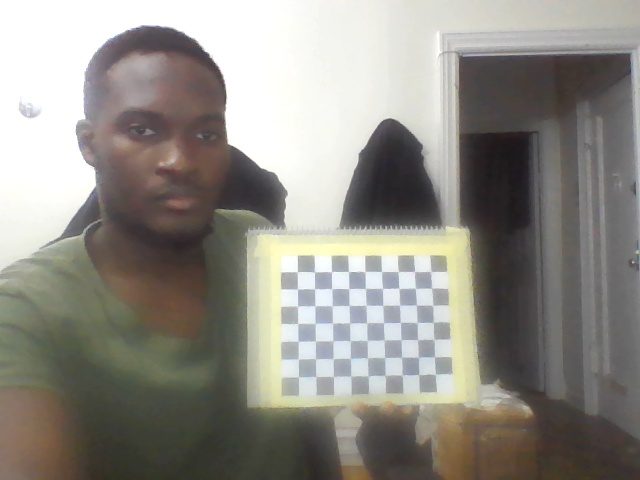
#> input picture HW1/Calibration_Images/calibration_image_1.jpg, 640 x 480 px; its folder holds 4 pictures in this run
$ jupyter execute robot_perception_HW1_Q3_Camera_callibration.ipynb
#> lines starting #> are read from the running program, lines starting #| are printed output that depends on the picture
[cell 1]
import numpy as np
import cv2
import glob

# Termination criteria for subpixel refinement
criteria = (cv2.TERM_CRITERIA_EPS + cv2.TERM_CRITERIA_MAX_ITER, 30, 0.001)

# Prepare object points, like (0,0,0), (1,0,0), (2,0,0) ....,(6,5,0)
objp = np.zeros((7 * 9,3), np.float32)
objp[:, :2] = np.mgrid[0:9,0:7].T.reshape(-1, 2)

# Arrays to store object points and image points from all the images.
objpoints = []  # 3D point in real-world space
imgpoints = []  # 2D points in the image plane.

images = glob.glob('C:/Users/ifeda/OneDrive/Pictures/Documents/Fall 2023/Robot Perception/HW1/Calibration_Images/*.jpg')  # Replace with your image directory

for fname in images:
    img = cv2.imread(fname)
#> img is the input picture: shape (480, 640, 3); mean B, G, R 134.2, 141.1, 144
    gray = cv2.cvtColor(img, cv2.COLOR_BGR2GRAY)
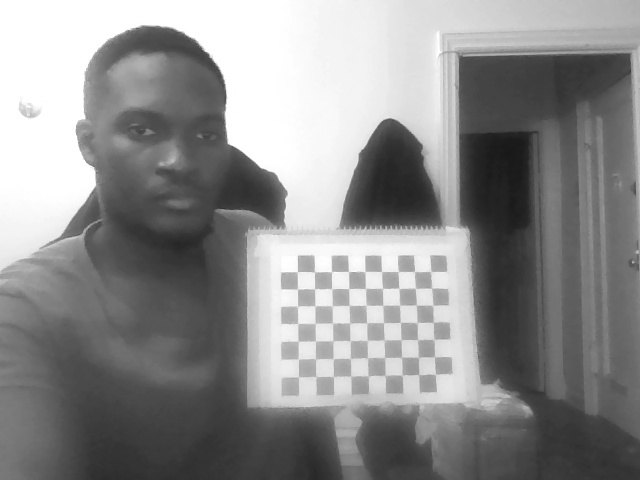
#> gray: shape (480, 640); min 24, max 255, mean 141.2

    # Find the chessboard corners
    ret, corners = cv2.findChessboardCorners(gray, (9,7), None)
#> ret = True; corners = 63 rows, first 8: [297.3, 271.6], [314.6, 272.1], [331.6, 271.7], [348.6, 271.4], [364.8, 271.7], [381.5, 271.5], [398.6, 271.7], [414.2, 271.5]

    # If found, add object points and image points (after refining them)
    if ret == True:
        objpoints.append(objp)

        # Refine corner positions for better accuracy
        corners2 = cv2.cornerSubPix(gray, corners, (11, 11), (-1, -1), criteria)
#> corners2 = 63 rows, first 8: [297.3, 271.6], [314.5, 271.9], [331.4, 271.5], [348.6, 271.5], [364.9, 271.5], [381.6, 271.6], [398, 271.4], [414.5, 271.6]
        imgpoints.append(corners2)
#> pass 2 of the loop `for fname in images:`:
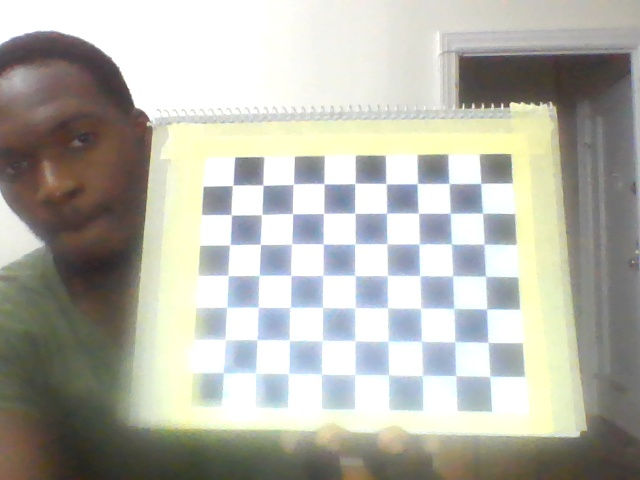
#> input picture HW1/Calibration_Images/calibration_image_10.jpg, 640 x 480 px
#> img is the input picture: shape (480, 640, 3); mean B, G, R 170.5, 179.8, 179.9
#> `gray = cv2.cvtColor(img, cv2.COLOR_BGR2GRAY)`:
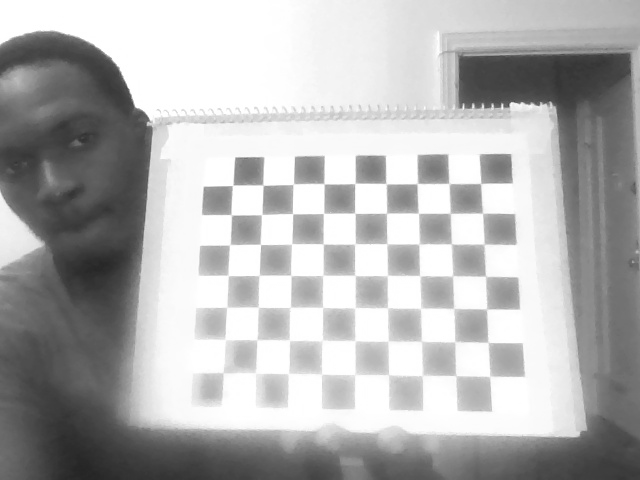
#> gray: shape (480, 640); min 37, max 255, mean 178.8
#> corners = 63 rows, first 8: [489.5, 376.6], [456, 375.8], [421.8, 375.7], [388.4, 374.3], [354.6, 374.7], [321.8, 374.3], [288, 373.7], [255.1, 372.4]
#> corners2 = 63 rows, first 8: [489.8, 376.2], [455.7, 375.6], [422.6, 375.3], [388.6, 374.8], [355, 374.5], [321.4, 373.8], [288.4, 373.5], [255.8, 372.7]
#> pass 3 of the loop `for fname in images:`:
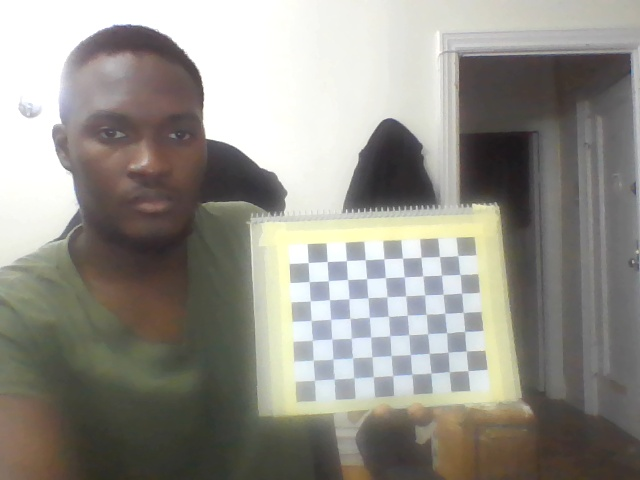
#> input picture HW1/Calibration_Images/calibration_image_2.jpg, 640 x 480 px
#> img is the input picture: shape (480, 640, 3); mean B, G, R 138, 145.2, 147.6
#> `gray = cv2.cvtColor(img, cv2.COLOR_BGR2GRAY)`:
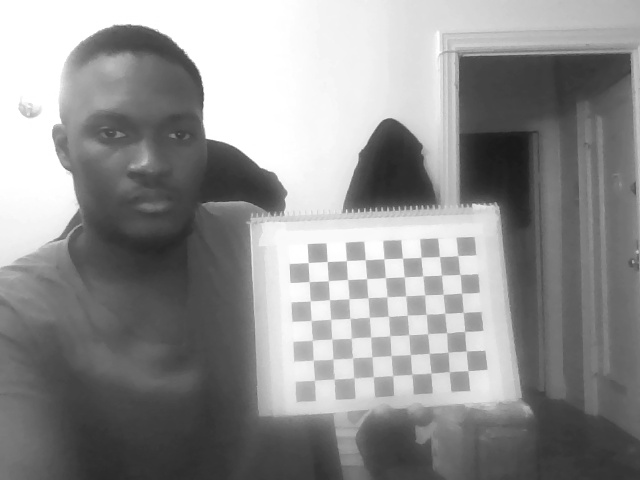
#> gray: shape (480, 640); min 25, max 255, mean 145.1
#> corners = 63 rows, first 8: [468, 370.7], [449.4, 371.8], [431, 373], [412.2, 373.8], [392.6, 375.7], [373.6, 376.5], [353.5, 377.3], [334.1, 379.1]
#> corners2 = 63 rows, first 8: [467.9, 370.8], [449.2, 371.6], [431, 373], [411.9, 374.3], [392.6, 375.5], [373.4, 376.9], [353.8, 377.8], [334.3, 379.1]
#> the loop made 4 passes; the first 3 are shown

# Perform camera calibration
ret, mtx, dist, rvecs, tvecs = cv2.calibrateCamera(objpoints, imgpoints, gray.shape[::-1], None, None)

# Save calibration results
np.savez('C:/Users/ifeda/OneDrive/Pictures/Documents/Fall 2023/Robot Perception/HW1/calibration_result.npz', mtx=mtx, dist=dist, rvecs=rvecs, tvecs=tvecs)

[cell 2]
#Camera Matrix
print(mtx)

[cell 3]
#top two distortion coeffs (K1,K2)
print(dist[0][:2])

[cell 4]
# Calculate reprojection error
mean_error = 0  # Initialize mean error
for i in range(len(objpoints)):
    # Project the object points onto the image plane using calibration parameters
    image_points_reprojected, _ = cv2.projectPoints(objpoints[i], rvecs[i], tvecs[i], mtx, dist)

    # Calculate the absolute error between the detected image points and the reprojected points
    error = cv2.norm(imgpoints[i], image_points_reprojected, cv2.NORM_L2) / len(image_points_reprojected)

    # Accumulate the errors for all images
    mean_error += error

# Calculate the mean reprojection error across all images
mean_error /= len(objpoints)

print(f"Mean Reprojection Error: {mean_error}")
